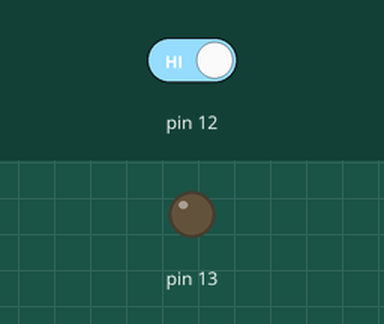
Bench run of a sketch on a simulated Arduino Uno, built with avr-gcc and run on an emulated ATmega328P. Shown: output pins drawn as LEDs (lit = HIGH). Dashed ring = blinking. The test bench sets the inputs (shaded band); at power-on: pin 12 HIGH.

Above: at 1.2 s.
1.3 s: pin 12 driven LOW
At 1.7 s:
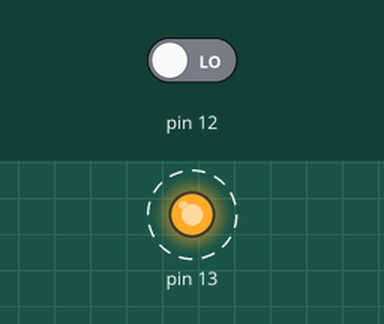
4.3 s: pin 12 driven HIGH
At 5.0 s:
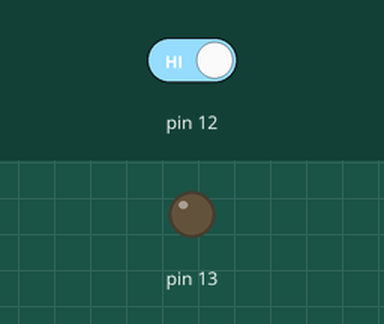
Timing chart, 0 to 7.3 s (numbered marks = the images above; inputs shaded):
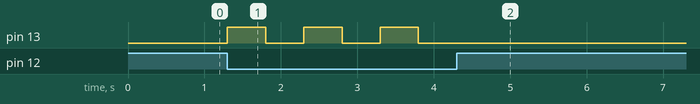

Measured:
- after the input at 1.3 s, pin 13: alternates HIGH for 0.50 s and LOW for 0.50 s, starting at once
- after the input at 4.3 s, pin 13: stops changing and stays LOW

The sketch:

rain_sensor.ino
```cpp
void setup() {
 //on pin12 we have the rain sensor so this is an input
 pinMode(12, INPUT);
 //on pin 13 we have buzzer so this is an output
 pinMode(13, OUTPUT);
}
void loop() {
 //when rain sensor gives LOW signal it means that it rains
 if(digitalRead(12) == LOW){
 //for half a second we turn the buzzer on
 digitalWrite(13, HIGH);
 delay(500);
 //for half a second we turn the buzzer off
 digitalWrite(13, LOW);
 delay(500);
 //so we have the beep-beep signal like an alarm
 }
}
```
